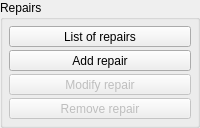
    <widget class="QGroupBox" name="gb_repairs">
     <property name="title">
      <string>Repairs</string>
     </property>
     <layout class="QVBoxLayout" name="verticalLayout_6">
      <property name="spacing">
       <number>3</number>
      </property>
      <property name="margin">
       <number>6</number>
      </property>
      <item>
       <widget class="QToolButton" name="tbtn_view_repairs">
        <property name="sizePolicy">
         <sizepolicy hsizetype="Minimum" vsizetype="Fixed">
          <horstretch>0</horstretch>
          <verstretch>0</verstretch>
         </sizepolicy>
        </property>
        <property name="statusTip">
         <string>View list of repairs</string>
        </property>
        <property name="text">
         <string>List of repairs</string>
        </property>
        <property name="icon">
         <iconset resource="resources.qrc">
          <normaloff>:/images/images/view.png</normaloff>:/images/images/view.png</iconset>
        </property>
        <property name="iconSize">
         <size>
          <width>16</width>
          <height>16</height>
         </size>
        </property>
        <property name="checkable">
         <bool>true</bool>
        </property>
        <property name="toolButtonStyle">
         <enum>Qt::ToolButtonTextBesideIcon</enum>
        </property>
       </widget>
      </item>
      <item>
       <widget class="QToolButton" name="tbtn_add_repair">
        <property name="sizePolicy">
         <sizepolicy hsizetype="Minimum" vsizetype="Fixed">
          <horstretch>0</horstretch>
          <verstretch>0</verstretch>
         </sizepolicy>
        </property>
        <property name="statusTip">
         <string>Add a new repair</string>
        </property>
        <property name="text">
         <string>Add repair</string>
        </property>
        <property name="icon">
         <iconset resource="resources.qrc">
          <normaloff>:/images/images/repair_add.png</normaloff>:/images/images/repair_add.png</iconset>
        </property>
        <property name="iconSize">
         <size>
          <width>16</width>
          <height>16</height>
         </size>
        </property>
        <property name="toolButtonStyle">
         <enum>Qt::ToolButtonTextBesideIcon</enum>
        </property>
       </widget>
      </item>
      <item>
       <widget class="QToolButton" name="tbtn_modify_repair">
        <property name="enabled">
         <bool>false</bool>
        </property>
        <property name="sizePolicy">
         <sizepolicy hsizetype="Minimum" vsizetype="Fixed">
          <horstretch>0</horstretch>
          <verstretch>0</verstretch>
         </sizepolicy>
        </property>
        <property name="statusTip">
         <string>Modify the selected repair</string>
        </property>
        <property name="text">
         <string>Modify repair</string>
        </property>
        <property name="icon">
         <iconset resource="resources.qrc">
          <normaloff>:/images/images/repair_modify.png</normaloff>:/images/images/repair_modify.png</iconset>
        </property>
        <property name="iconSize">
         <size>
          <width>16</width>
          <height>16</height>
         </size>
        </property>
        <property name="toolButtonStyle">
         <enum>Qt::ToolButtonTextBesideIcon</enum>
        </property>
       </widget>
      </item>
      <item>
       <widget class="QToolButton" name="tbtn_remove_repair">
        <property name="enabled">
         <bool>false</bool>
        </property>
        <property name="sizePolicy">
         <sizepolicy hsizetype="Minimum" vsizetype="Fixed">
          <horstretch>0</horstretch>
          <verstretch>0</verstretch>
         </sizepolicy>
        </property>
        <property name="statusTip">
         <string>Remove the selected repair</string>
        </property>
        <property name="text">
         <string>Remove repair</string>
        </property>
        <property name="icon">
         <iconset resource="resources.qrc">
          <normaloff>:/images/images/repair_remove.png</normaloff>:/images/images/repair_remove.png</iconset>
        </property>
        <property name="iconSize">
         <size>
          <width>16</width>
          <height>16</height>
         </size>
        </property>
        <property name="toolButtonStyle">
         <enum>Qt::ToolButtonTextBesideIcon</enum>
        </property>
       </widget>
      </item>
     </layout>
    </widget>
